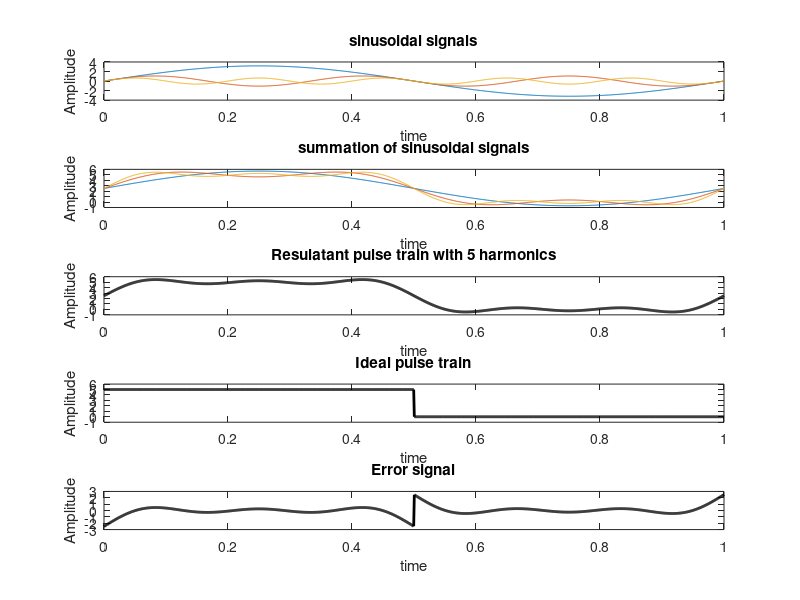

This figure's MATLAB source:
clc;
clear all;
N=1000;
t=linspace(0,1,N);
A=5;
res=A/2;
M=input('Number of harmonics=')
for i=1:2:M
    e=(2*A/pi)*(1/i)*sin(i*2*pi*1*t);
    res=res+e;
    subplot(511)
    plot(t,e);
    hold on
    subplot(512)
    plot(t,res);
    hold on
end
hold off
subplot(511)
ylabel('Amplitude')
xlabel({'time'})
title('sinusoidal signals')
subplot(512)
ylabel('Amplitude')
xlabel({'time'})
title('summation of sinusoidal signals')
subplot(513)
plot(t,res,'k','linewidth',2)
ylabel('Amplitude')
xlabel({'time'})
title(['Resulatant pulse train with ' num2str(M) ' harmonics'])
%ideal pulse train.
y1=A*ones(1,N/2);
y2=zeros(1,N/2);
y=[y1 y2];
subplot(514)
plot(t, y, 'k','linewidth',2)
ylabel('Amplitude')
xlabel({'time'})
ylim([-1 A+1]);
title('Ideal pulse train')
%error signal
subplot(515)
plot(t, (res-y), 'k','linewidth',2)
ylabel('Amplitude')
xlabel({'time'})
title('Error signal')
